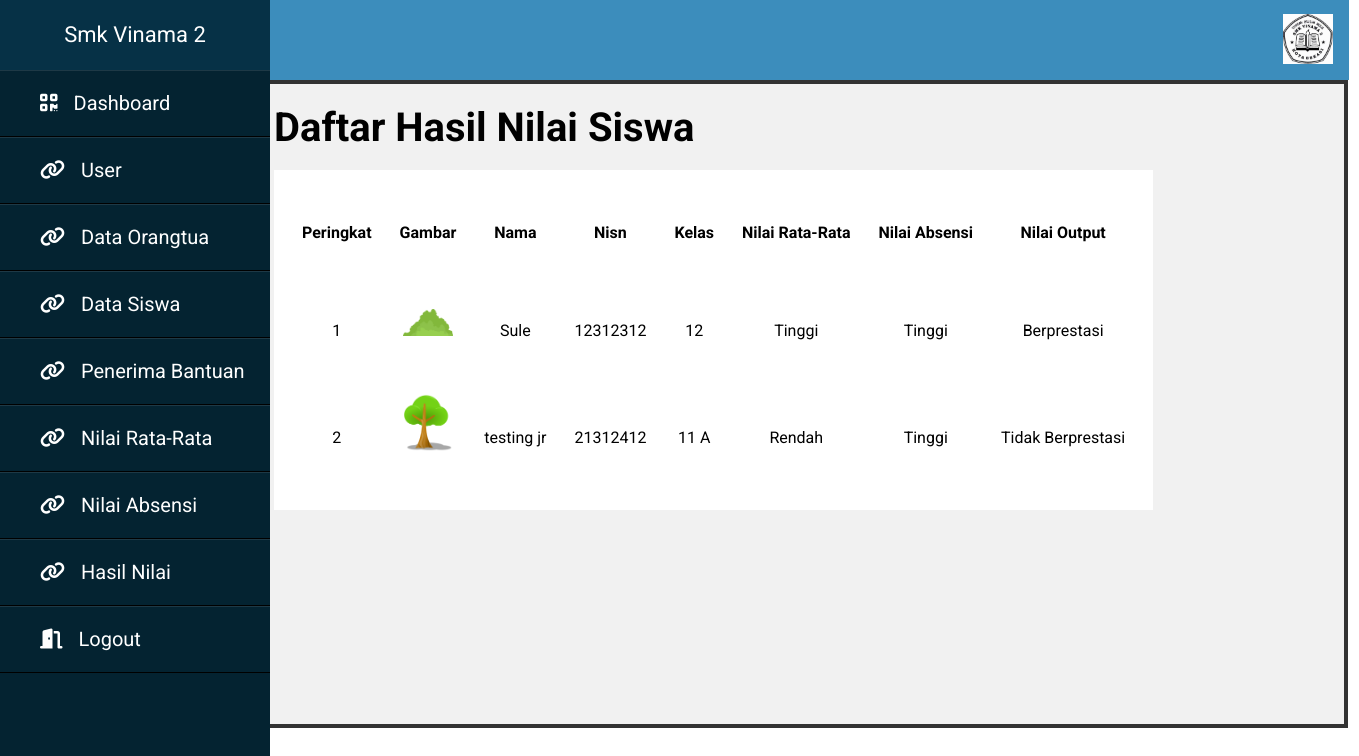
/sekolah/guru/rankingsiswa.php, run on the app's committed database.
### tables this page shows
CREATE TABLE `siswa` (
  `id` int(8) NOT NULL,
  `nama` varchar(64) NOT NULL,
  `alamat` text NOT NULL,
  `nisn` varchar(32) NOT NULL,
  `kelas` char(4) NOT NULL,
  `foto` varchar(100) NOT NULL,
  `id_ortu` int(8) NOT NULL
);

CREATE TABLE `nilairatarata` (
  `id` int(8) NOT NULL,
  `id_siswa` int(11) NOT NULL,
  `nilai_rata_rata` float NOT NULL,
  `status` varchar(16) NOT NULL
);

CREATE TABLE `nilaiabsensi` (
  `id` int(8) NOT NULL,
  `id_siswa` int(8) NOT NULL,
  `nilai_absensi` float NOT NULL,
  `status` varchar(16) NOT NULL
);

### sekolah/function.php (called while the page is built, shortened)
<?php
$koneksi = mysqli_connect("localhost", "root", "", "persada");
function query($query) {
	global $koneksi;
	$result = mysqli_query($koneksi, $query);
	$rows = [];
	while ( $row = mysqli_fetch_assoc($result) ) {
		$rows[] = $row;
	}
	return $rows;
}
?>

### sekolah/guru/rankingsiswa.php (the view, shortened to what this page needs)
<?php
include '../function.php';
$jumlahdataperhalaman = 2;
$halamanaktif = ( isset($_GET["halaman"]) ) ? $_GET["halaman"] : 1;
$awaldata = ( $jumlahdataperhalaman * $halamanaktif ) - $jumlahdataperhalaman;
$ranking = query("SELECT siswa.id id_siswa, siswa.nama nama, siswa.kelas kelas, siswa.nisn nisn, siswa.foto foto, siswa.alamat alamat,
  nilaiabsensi.status status_absensi, nilairatarata.status status_rata_rata
 FROM siswa LEFT JOIN nilairatarata ON siswa.id = nilairatarata.id_siswa LEFT JOIN nilaiabsensi ON siswa.id = nilaiabsensi.id_siswa LIMIT $awaldata, $jumlahdataperhalaman");
?>
<!DOCTYPE html>
<html lang="en" dir="ltr">
  <head>
    <link rel="stylesheet" href="../stylesekolah.css">
  </head>
  <body>
    <div class="sidebar">
    <header>Smk Vinama 2</header>
  <ul>
    <li><a href="../halaman_utama.php"><i class="fas fa-qrcode"></i>Dashboard</a></li>
    <li><a href="../admin/halaman_admin.php"><i class="fas fa-link"></i>User</a></li>
    <li><a href="../administrasi sekolah/halaman_administrasi_sekolah.php"><i class="fas fa-link"></i>Data Orangtua</a></li>
    <li><a href="../administrasi sekolah/siswa.php"><i class="fas fa-link"></i>Data Siswa</a></li>
    <li><a href="../administrasi sekolah/penerimabantuan.php"><i class="fas fa-link"></i>Penerima Bantuan</a></li>
    <li><a href="halaman_guru.php"><i class="fas fa-link"></i>Nilai Rata-Rata</a></li>
    <li><a href="nilaiabsensi.php"><i class="fas fa-link"></i>Nilai Absensi</a></li>
    <li><a href="rankingsiswa.php"><i class="fas fa-link"></i>Hasil Nilai</a></li>
    <li><a href="../logout.php"><i class="fas fa-door-open"></i></i>Logout</a></li>
  </ul>
</div>
<div class="navbar">
<ul class="navbarul">
  <li class="navbarli"><img src="../img/vinama.jpg" width="50"></li>
</ul>
</div>
<div class="guru">
<h1 class="judul">Daftar Hasil Nilai Siswa</h1>
<br>
<table border="0" cellpadding="10" cellspacing="28">
  <tr>
    <th>Peringkat</th>
    <th>Gambar</th>
    <th>Nama</th>
    <th>Nisn</th>
    <th>Kelas</th>
    <th>Nilai Rata-Rata</th>
    <th>Nilai Absensi</th>
    <th>Nilai Output</th>
  </tr>
 <?php $i = 1; ?>
  <?php foreach ( $ranking as $row ) : ?>
  <tr>
    <td><?= $i; ?></td>
    <td><img src="../img/<?= $row["foto"]; ?>" width="50"></td>
    <td><?= $row["nama"]; ?></td>
    <td><?= $row["nisn"]; ?></td>
    <td><?= $row["kelas"]; ?></td>
    <td><?= $row["status_rata_rata"]; ?></td>
    <td><?= $row["status_absensi"]; ?></td>
    <td><?php
    if($row['status_rata_rata'] === "Tinggi" && $row['status_absensi'] === "Tinggi"){
      echo "Berprestasi";
    } else {
      echo "Tidak Berprestasi";
    }
    ?>
  </td>
  </tr>
  <?php $i++; ?>
  <?php endforeach; ?>
</table>
  </body>
</html>

### sekolah/stylesekolah.css (style rules this page uses)
* { padding: 0; margin: 0; list-style: none; text-decoration: none; }
body { font-family: 'Roboto', sans-serif; }
.sidebar { position: fixed; left: 0px; width: 250px; height: 100%; background: #042331; transition: all .5s ease; }
.sidebar header { font-size: 22px; color: white; line-height: 70px; text-align: center; background: #063146; user-select: none; }
.sidebar ul a { display: block; height: 100%; width: 100%; line-height: 65px; font-size: 20px; color: white; padding-left: 40px; box-sizing: border-box; border-bottom: 1px solid black; border-top: 1px solid rgba(255,255,255,.1); transition: .4s; }
.sidebar ul a i { margin-right: 16px; }
.navbar { height: 80px; width: 1349px; }
.navbar, .navbarul { list-style-type: none; margin: 0; padding: 0; overflow: hidden; background-color: #3c8dbc; }
.navbarli { float: right; }
.navbarli, .navbara { display: block; color: white; text-align: center; padding: 14px 16px; text-decoration: none; font-size: 20px; transition: .5s; }
.judul { font-size: 40px; font-weight: bold; }
table, tr, a { color: black; }
table, tr, th { color: black; line-height: 70px; text-align: center; background: white; user-select: none; }
.guru { border: 4px solid #333; margin-left: 250px; height: 600px; width: 1050px; padding: 20px; background: #f1f1f1; }

### data on the page
siswa: foto (picture), nama "Sule", nisn "12312312", kelas "12", nilairatarata.status "Tinggi", nilaiabsensi.status "Tinggi", shows "Berprestasi"
siswa: foto (picture), nama "testing jr", nisn "21312412", kelas "11 A", nilairatarata.status "Rendah", nilaiabsensi.status "Tinggi", shows "Tidak Berprestasi"
